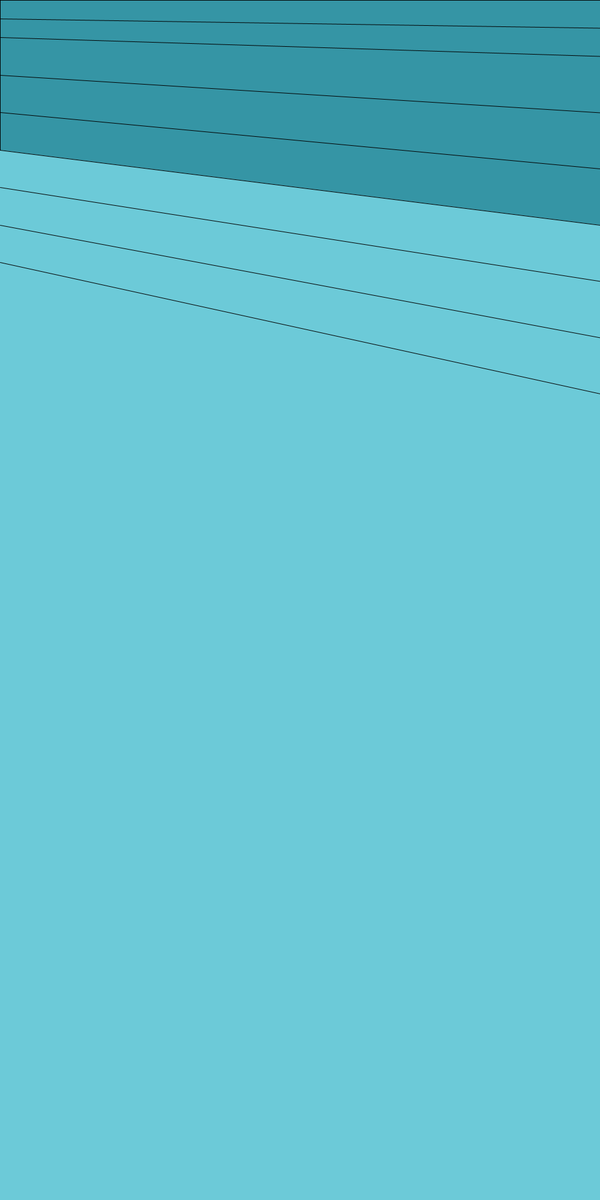
Frame 1 (no input)
Frame 60 (the mouse pressed at the canvas centre just before this capture): identical to frame 1, image omitted
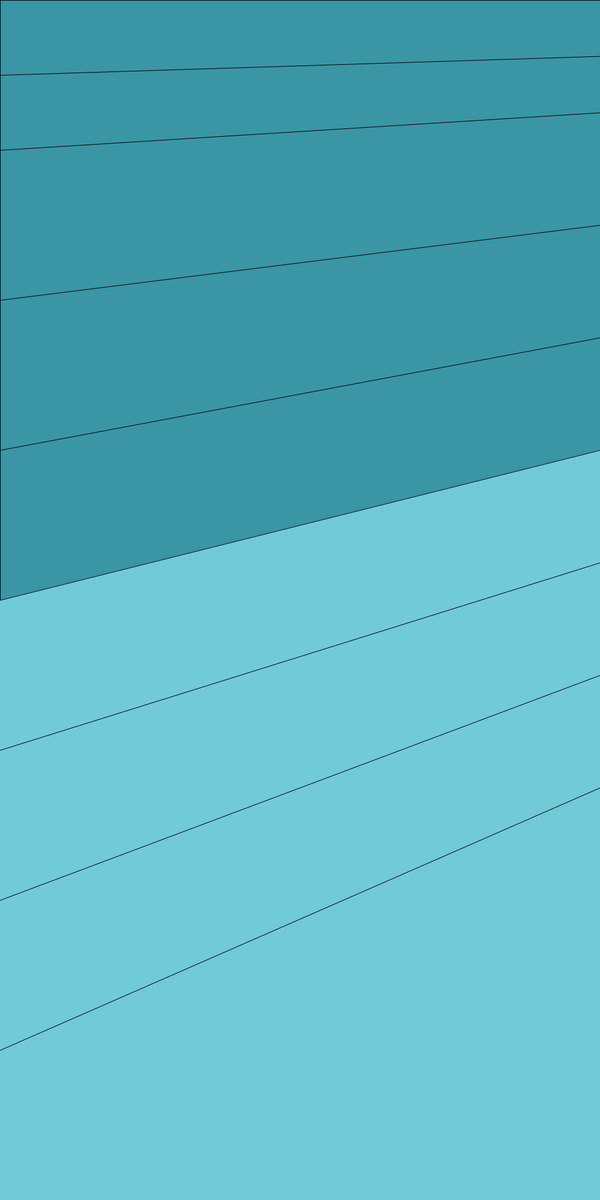
Frame 120 (the mouse held since frame 60 and released just before this capture)

The Processing sketch that drew these frames (run headless with seeded random() and noise(); from frame 60 on, the mouse is pressed at the canvas centre):

// Processing sketch: sketch_1
// ── sketch_1.pde
int i = 53;
int x = 500;
int y = 250;

void setup() {
  size (1000, 2000);
}

void draw() {
  background (i + 55, 202, 216);
  fill (i, 149, 165);
  quad (0, 0, 2000, 0, 2000, x, 0, y);
  fill (i, i, 255);
  line (2000, x * 0.125, 0, y * 0.125);
  line (2000, x * 0.25, 0, y * 0.25);
  line (2000, x * 0.50, 0, y * 0.50);
  line (2000, x * 0.75, 0, y * 0.75);
  line (2000, x * 1.25, 0, y * 1.25);
  line (2000, x * 1.5, 0, y * 1.5);
  line (2000, x * 1.75, 0, y * 1.75);
  if (i > 255) {
    i = 0;
  }
}

void mousePressed() {
  x = mouseX;
  y = mouseY;
  i = i + 5;
}
